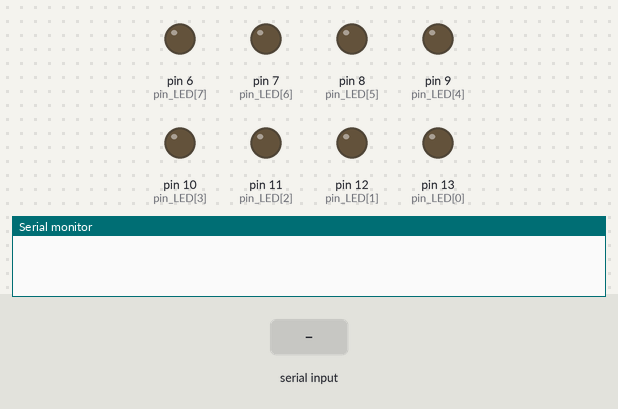
Bench run of a sketch on a simulated Arduino Uno, built with avr-gcc and run on an emulated ATmega328P. On the bench: output pins drawn as LEDs (lit = HIGH), the last lines printed to the serial monitor. Inputs (shaded band) come from the test bench.

Above: at 1.2 s.
1.3 s: "O" received over Serial
At 1.9 s:
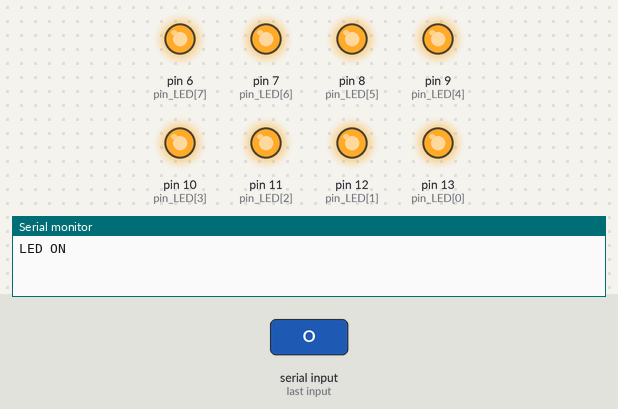
2.8 s: "X" received over Serial
At 4.0 s:
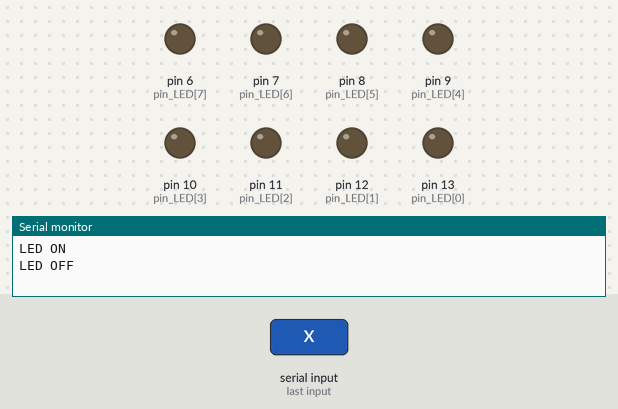
4.3 s: "o" received over Serial
At 5.4 s:
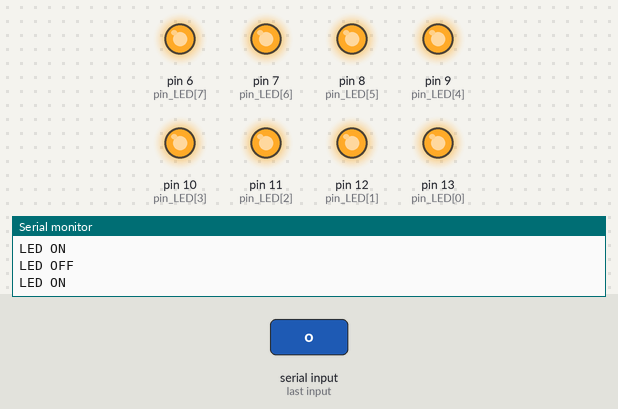
5.8 s: "x" received over Serial
At 6.5 s:
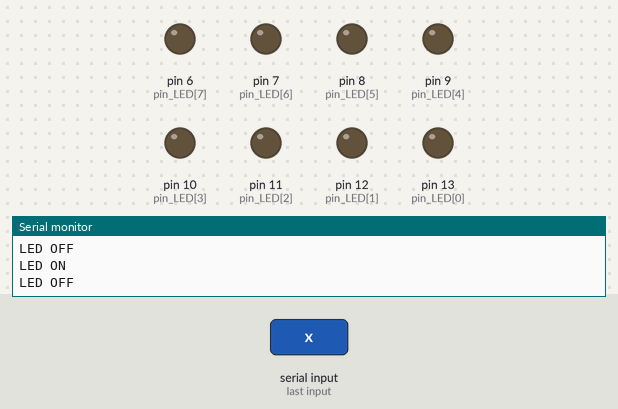
Timing chart, 0 to 8.3 s (numbered marks = the images above; inputs shaded):
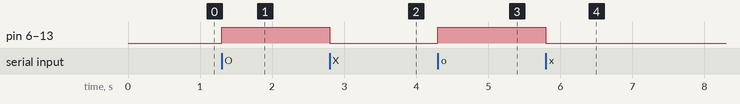

The sketch:

_04_UART_application.ino
```cpp
#include <string.h>

int pin_LED[8] = {13, 12, 11, 10, 9, 8, 7, 6};

void setup() {
  Serial.begin(115200);
  int i;
  for(i=0; i<8; i++)
  {
    pinMode(pin_LED[i], OUTPUT);
  }
}

void loop() {
  char buffer;
  int i = 0;

  while(Serial.available())
  {
    buffer = Serial.read();
    if(buffer == 'O' || buffer == 'o')
    {
        for(i=0; i<8; i++)
        {
        digitalWrite(pin_LED[i], HIGH);   // LED ON
        }
        Serial.println("LED ON");
    }

    else if(buffer == 'X' || buffer == 'x')
    {
        for(i=0; i<8; i++)
        {
        digitalWrite(pin_LED[i], LOW);   // LED OFF
        }
        Serial.println("LED OFF");
    }
  }
}
```

Switch.cpp
```cpp
#include "Arduino.h"
#include "Switch.h"


/**
 * 스위치를 설정하는 함수 풀업 스위치에 지정한다.
 * @param pin 스위치에 연결된 핀 지정
 * @param led LED 에 연결된 핀 지정 기본값은 -1 이다.
*/
Switch::Switch(int8_t pin, int8_t led){
    _digitalPin = pin;
    _led = led;
    if(_led != -1) pinMode(_led, OUTPUT);
    pinMode(_digitalPin, INPUT);
}

void Switch::readSwitchChangeLed(int de)
{
    _buttonInput = digitalRead(_digitalPin);
    _button_curr_state = _buttonInput;
    if (_button_curr_state == HIGH && _button_prev_input == LOW && (millis()-_prevTime)>de){
        if(_led_state){
            _led_state = LOW;
        } else {
            _led_state = HIGH;
        }
        _prevTime = millis();
        digitalWrite(_led, _led_state);
    } else if (_button_curr_state == LOW && _button_prev_input == HIGH && (millis()-_prevTime)>de){
        _prevTime = millis();
    }
    _button_prev_input = _button_curr_state;
}

bool Switch::readSwitch(int de)
{
    _buttonInput = digitalRead(_digitalPin);
    _button_curr_state = _buttonInput;
    if (_button_curr_state == HIGH && _button_prev_input == LOW && (millis()-_prevTime)>de){
        _prevTime = millis();
        return true;
    } else if (_button_curr_state == LOW && _button_prev_input == HIGH && (millis()-_prevTime)>de){
        _prevTime = millis();
    }
    _button_prev_input = _button_curr_state;
    return false;
}

/**
 * DTC(delayed time check) 방법으로 스위치를 인식하는 함수
 * 어쩔 수 없이 전압의 변화가 있을 때 시간으로만 버튼을 인식
*/
bool Switch::readSwitchDTC(int de = 50)
{
if(digitalRead(_digitalPin)) {
    _prevTime = millis();
    // de ms High read
    if((_prevTime - _prevTime2) < de) {
      if(_flag == 0) {
        _flag = 1;
        return true;
      }
    }
    _prevTime2 = _prevTime;
  }
  else {
    // always Low
    if((millis() - _prevTime) > de) {
      if(_flag) {
        _flag = 0;
      }
    }
  }
  return false;
}
```

Switch.h
```cpp
#ifndef Switch_h
#define Switch_h
class Switch
{
  private:
    int _button_prev_input = LOW;
    int _button_curr_state = LOW;
    int _led_state = 0;
    int _digitalPin = NULL;
    int _buttonInput = 0;
    int _led = NULL;
    unsigned long _prevTime= 0;
    unsigned long _prevTime2= 0;
    bool _flag = false;

  public:
    Switch(int8_t pin, int8_t led = -1);
    void readSwitchChangeLed(int de = 50);
    bool readSwitch(int de = 50);
    bool readSwitchDTC(int de = 50);
};

#endif
```

Measured:
- after the input at 1.3 s, pin 6 (pin_LED[7]), pin 7 (pin_LED[6]), pin 8 (pin_LED[5]), pin 9 (pin_LED[4]), pin 10 (pin_LED[3]), pin 11 (pin_LED[2]), pin 12 (pin_LED[1]), pin 13 (pin_LED[0]): LOW → HIGH at once
- after the input at 2.8 s, pin 6 (pin_LED[7]), pin 7 (pin_LED[6]), pin 8 (pin_LED[5]), pin 9 (pin_LED[4]), pin 10 (pin_LED[3]), pin 11 (pin_LED[2]), pin 12 (pin_LED[1]), pin 13 (pin_LED[0]): HIGH → LOW at once
- after the input at 4.3 s, pin 6 (pin_LED[7]), pin 7 (pin_LED[6]), pin 8 (pin_LED[5]), pin 9 (pin_LED[4]), pin 10 (pin_LED[3]), pin 11 (pin_LED[2]), pin 12 (pin_LED[1]), pin 13 (pin_LED[0]): LOW → HIGH at once
- after the input at 5.8 s, pin 6 (pin_LED[7]), pin 7 (pin_LED[6]), pin 8 (pin_LED[5]), pin 9 (pin_LED[4]), pin 10 (pin_LED[3]), pin 11 (pin_LED[2]), pin 12 (pin_LED[1]), pin 13 (pin_LED[0]): HIGH → LOW at once
